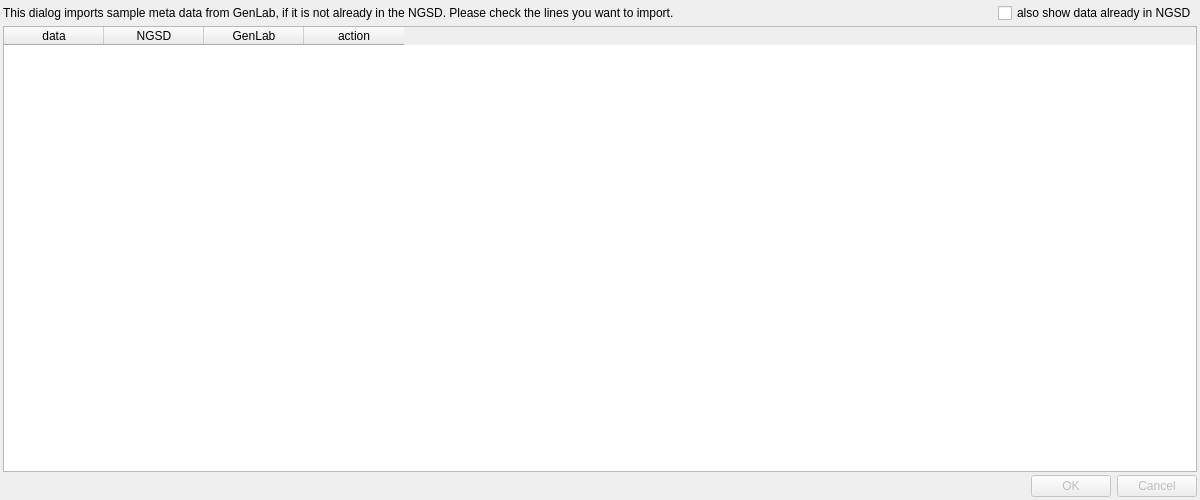
<?xml version="1.0" encoding="UTF-8"?>
<ui version="4.0">
 <class>GenLabImportDialog</class>
 <widget class="QDialog" name="GenLabImportDialog">
  <property name="geometry">
   <rect>
    <x>0</x>
    <y>0</y>
    <width>1200</width>
    <height>500</height>
   </rect>
  </property>
  <property name="minimumSize">
   <size>
    <width>1200</width>
    <height>500</height>
   </size>
  </property>
  <property name="windowTitle">
   <string>GenLab import</string>
  </property>
  <layout class="QGridLayout" name="gridLayout" rowstretch="0,1,0" columnstretch="1,0,0">
   <property name="leftMargin">
    <number>3</number>
   </property>
   <property name="topMargin">
    <number>3</number>
   </property>
   <property name="rightMargin">
    <number>3</number>
   </property>
   <property name="bottomMargin">
    <number>3</number>
   </property>
   <property name="spacing">
    <number>3</number>
   </property>
   <item row="0" column="0" colspan="2">
    <widget class="QLabel" name="label">
     <property name="sizePolicy">
      <sizepolicy hsizetype="Expanding" vsizetype="Preferred">
       <horstretch>0</horstretch>
       <verstretch>0</verstretch>
      </sizepolicy>
     </property>
     <property name="text">
      <string>This dialog imports sample meta data from GenLab, if it is not already in the NGSD. Please check the lines you want to import.</string>
     </property>
    </widget>
   </item>
   <item row="0" column="2">
    <widget class="QCheckBox" name="show_in_ngsd">
     <property name="text">
      <string>also show data already in NGSD</string>
     </property>
    </widget>
   </item>
   <item row="1" column="0" colspan="3">
    <widget class="QTableWidget" name="table">
     <property name="editTriggers">
      <set>QAbstractItemView::NoEditTriggers</set>
     </property>
     <property name="selectionMode">
      <enum>QAbstractItemView::SingleSelection</enum>
     </property>
     <property name="selectionBehavior">
      <enum>QAbstractItemView::SelectRows</enum>
     </property>
     <attribute name="verticalHeaderVisible">
      <bool>false</bool>
     </attribute>
     <column>
      <property name="text">
       <string>data</string>
      </property>
     </column>
     <column>
      <property name="text">
       <string>NGSD</string>
      </property>
     </column>
     <column>
      <property name="text">
       <string>GenLab</string>
      </property>
     </column>
     <column>
      <property name="text">
       <string>action</string>
      </property>
     </column>
    </widget>
   </item>
   <item row="2" column="0" colspan="3">
    <widget class="QDialogButtonBox" name="buttonBox">
     <property name="enabled">
      <bool>false</bool>
     </property>
     <property name="orientation">
      <enum>Qt::Horizontal</enum>
     </property>
     <property name="standardButtons">
      <set>QDialogButtonBox::Cancel|QDialogButtonBox::Ok</set>
     </property>
    </widget>
   </item>
  </layout>
 </widget>
 <resources/>
 <connections>
  <connection>
   <sender>buttonBox</sender>
   <signal>accepted()</signal>
   <receiver>GenLabImportDialog</receiver>
   <slot>accept()</slot>
   <hints>
    <hint type="sourcelabel">
     <x>221</x>
     <y>488</y>
    </hint>
    <hint type="destinationlabel">
     <x>157</x>
     <y>274</y>
    </hint>
   </hints>
  </connection>
  <connection>
   <sender>buttonBox</sender>
   <signal>rejected()</signal>
   <receiver>GenLabImportDialog</receiver>
   <slot>reject()</slot>
   <hints>
    <hint type="sourcelabel">
     <x>289</x>
     <y>494</y>
    </hint>
    <hint type="destinationlabel">
     <x>286</x>
     <y>274</y>
    </hint>
   </hints>
  </connection>
 </connections>
</ui>
